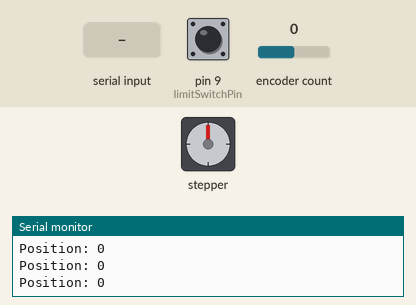
The sketch below on a simulated Arduino Uno, built with avr-gcc and run on an emulated ATmega328P. Parts: stepper motor, the last lines printed to the serial monitor. The inputs (shaded band) are chosen by the test bench; at power-on: pin 9 (limitSwitchPin) HIGH, encoder count 0. Stepper angles assume 200 steps per turn.

Above: at 1.2 s.
1.3 s: "HOME\n" received over Serial
At 1.45 s:
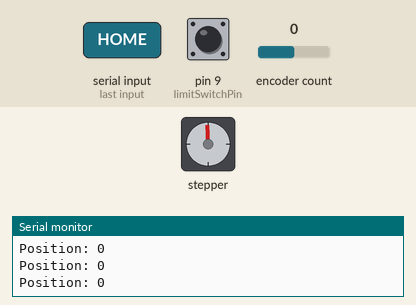
At 2.06 s:
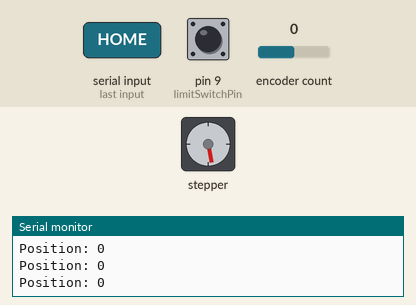
4.3 s: pin 9 (limitSwitchPin) pulled LOW for 0.15 s
6.1 s: encoder count set to 1
9.1 s: "HOME\n" received over Serial
At 9.25 s:
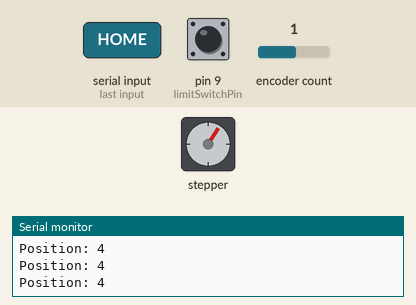
At 9.86 s:
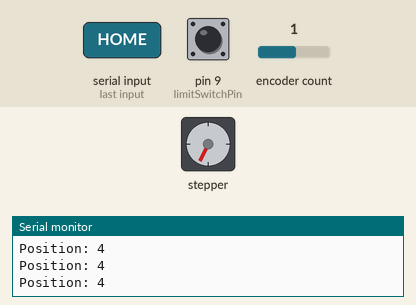
12.1 s: encoder count set to 0
15.1 s: encoder count set to -1
Timing chart, 0 to 26.5 s (numbered marks = the images above; inputs shaded):
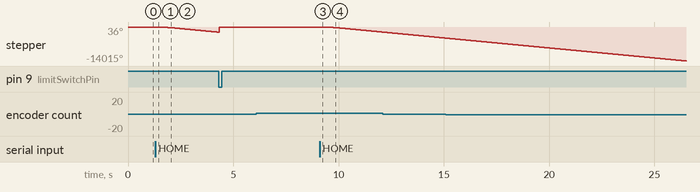

Measured:
- after the input at 1.3 s, stepper: keeps turning counter-clockwise at about 707°/s, starting at once
- after the input at 9.1 s, stepper: keeps turning counter-clockwise at about 707°/s, starting at once

The sketch:

xAxis.ino
```cpp
#include <AccelStepper.h>
#include <Encoder.h>

#define motorInterfaceType 1
#define stepPin 2
#define dirPin 5
#define limitSwitchPin 9
#define encoderPinA 18
#define encoderPinB 19

AccelStepper stepper(motorInterfaceType, stepPin, dirPin);
Encoder myEnc(encoderPinA, encoderPinB);

bool isHoming = false;
unsigned long lastEncoderRead = 0;
const unsigned long encoderReadInterval = 100; // Interval to read the encoder (ms)

void setup()
{
  Serial.begin(9600);
  pinMode(limitSwitchPin, INPUT_PULLUP);
  stepper.setMaxSpeed(1000);    // Default max speed, will be adjusted for homing
  stepper.setAcceleration(500); // Default acceleration, will be adjusted for homing
}

void loop()
{
  unsigned long currentMillis = millis();
  if (currentMillis - lastEncoderRead > encoderReadInterval)
  {
    long position = myEnc.read();
    Serial.print("Position: ");
    Serial.println(position);
    lastEncoderRead = currentMillis;
  }

  if (isHoming)
  {
    // Check if limit switch is pressed
    if (digitalRead(limitSwitchPin) == LOW)
    {
      stepper.setCurrentPosition(0); // Reset stepper position to 0
      stepper.stop();                // Stop the stepper
      stepper.move(20);              // Move a bit to ensure the limit switch is reset
      while (stepper.distanceToGo() != 0)
      {
        stepper.run();
      }
      delay(1000);    // Wait for 1 second
      myEnc.write(0); // Then reset encoder position to 0
      isHoming = false;
      Serial.println("HOMED");
      // Restore default speed and acceleration after homing
      stepper.setMaxSpeed(1000);
      stepper.setAcceleration(500);
    }
    else
    {
      stepper.run();
    }
    return;
  }
  // Process serial commands
  while (Serial.available() > 0)
  {
    String command = Serial.readStringUntil('\n');
    if (command == "HOME")
    {
      isHoming = true;
      stepper.moveTo(-1000000);     // Move to trigger the limit switch
      stepper.setMaxSpeed(500);     // Set homing speed
      stepper.setAcceleration(500); // Set homing acceleration
    }
    else if (command.startsWith("SPEED "))
    {
      stepper.setMaxSpeed(command.substring(6).toInt());
    }
    else if (command.startsWith("ACCEL "))
    {
      stepper.setAcceleration(command.substring(6).toInt());
    }
    else if (command.startsWith("MOVE "))
    {
      stepper.move(command.substring(5).toInt());
    }
  }

  if (!isHoming)
    stepper.run();
}
```
